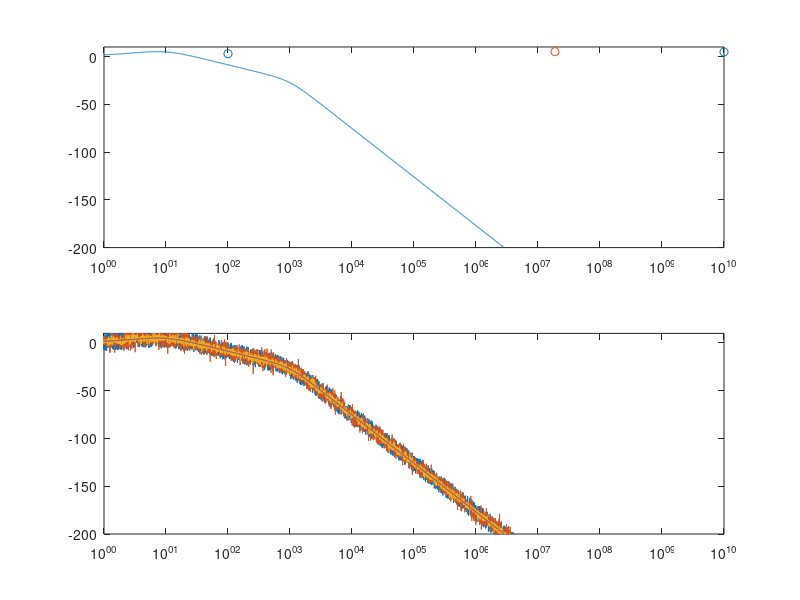
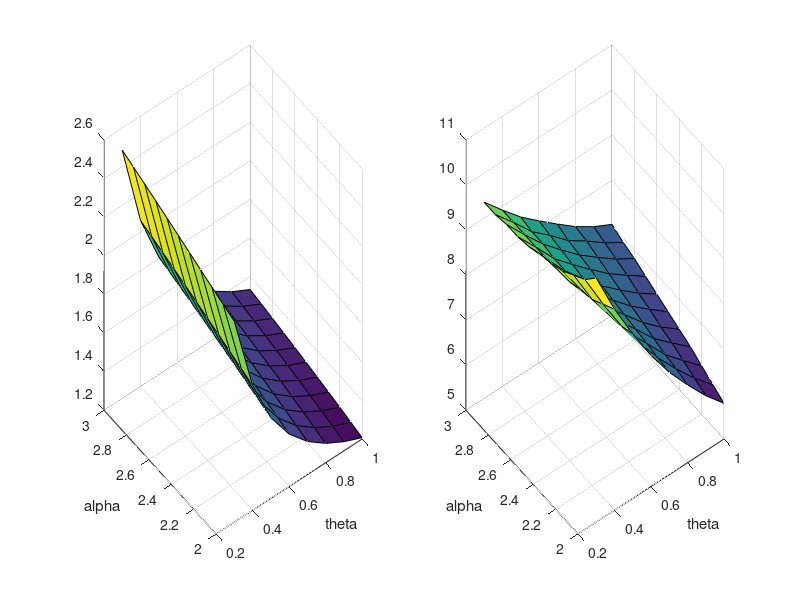

MATLAB code to generate these figures, in order:
% with this script we test the creation of a artificial PSD curve as input
% as varying dipole moments
x = logspace(-3,10,5000);
wn = 10;
theta = 0.2
w2 = 10^3;
alpha1 = rand()+2
alpha2 = 2*rand()+2
y = @(x) (1+x/(theta*wn))./((1+(x/wn).^alpha1).*(1+(x/w2).^alpha2))
figure(100)
subplot(2,1,1)
plot(x,10*log10(y(x)))
hold on
scatter([theta*wn,wn,w2],10*log10(y([theta*wn,wn,w2])))
[maxy,idxy] = max(10*log10(y(x)));
scatter(x(idxy),maxy)
hold off
set(gca,'xscale','log')
ylim([-200,10])
xlim([1,10^10])

x = logspace(-3,10,5000);
%x=abs_freqs;
a=2
b = 0.5;
noise1 = 10.^(a*(rand(1,length(x))-0.5))
noise2 = @(x) 10.^(b*(randn(1,length(x))))
noise3 = @(x) lognrnd(0,0.5,1,length(x))
y = @(x) (1+x/(theta*wn))./((1+(x/wn).^alpha1).*(1+(x/w2).^alpha2))
y2 = @(x) y(x).*noise2(x)
figure(100)
subplot(2,1,2)
plot(x,10*log10(y(x).*noise1))
hold on
plot(x,10*log10(y(x).*noise2(x)))
plot(x,10*log10(y(x).*noise3(x)));
%plot(x,10*log10(y(x)).*(1+(2*rand(1,length(x)))-1))
plot(x,10*log10(y(x)))
hold off

%hold off
set(gca,'xscale','log')
ylim([-200,10])
xlim([1,10^10])

%% find max
thetas = 0.3:0.1:1;
alphas = 2:0.1:3;
x = logspace(-3,10,5000);
wn = 14;

w2 = 10^3;

alpha2 = 2*rand()+2
for ith = 1:length(thetas)
    for ia = 1:length(alphas)
theta = thetas(ith);
alpha1 = alphas(ia);
y = @(x) (1+x/(theta*wn))./((1+(x/wn).^alpha1).*(1+(x/w2).^alpha2));
yval = y(x);
[maxy,idxmaxy] = max(yval);
maxx = x(idxmaxy);



THETA(ith,ia) = theta;
ALPHA(ith,ia) = alpha1;
MAXY(ith,ia) = maxy;
MAXX(ith,ia) = maxx;
    end
end

figure(200)
subplot(1,2,1)
surf(THETA,ALPHA,MAXY)
xlabel('theta')
ylabel('alpha')
subplot(1,2,2)
surf(THETA,ALPHA,MAXX)
xlabel('theta')
ylabel('alpha')